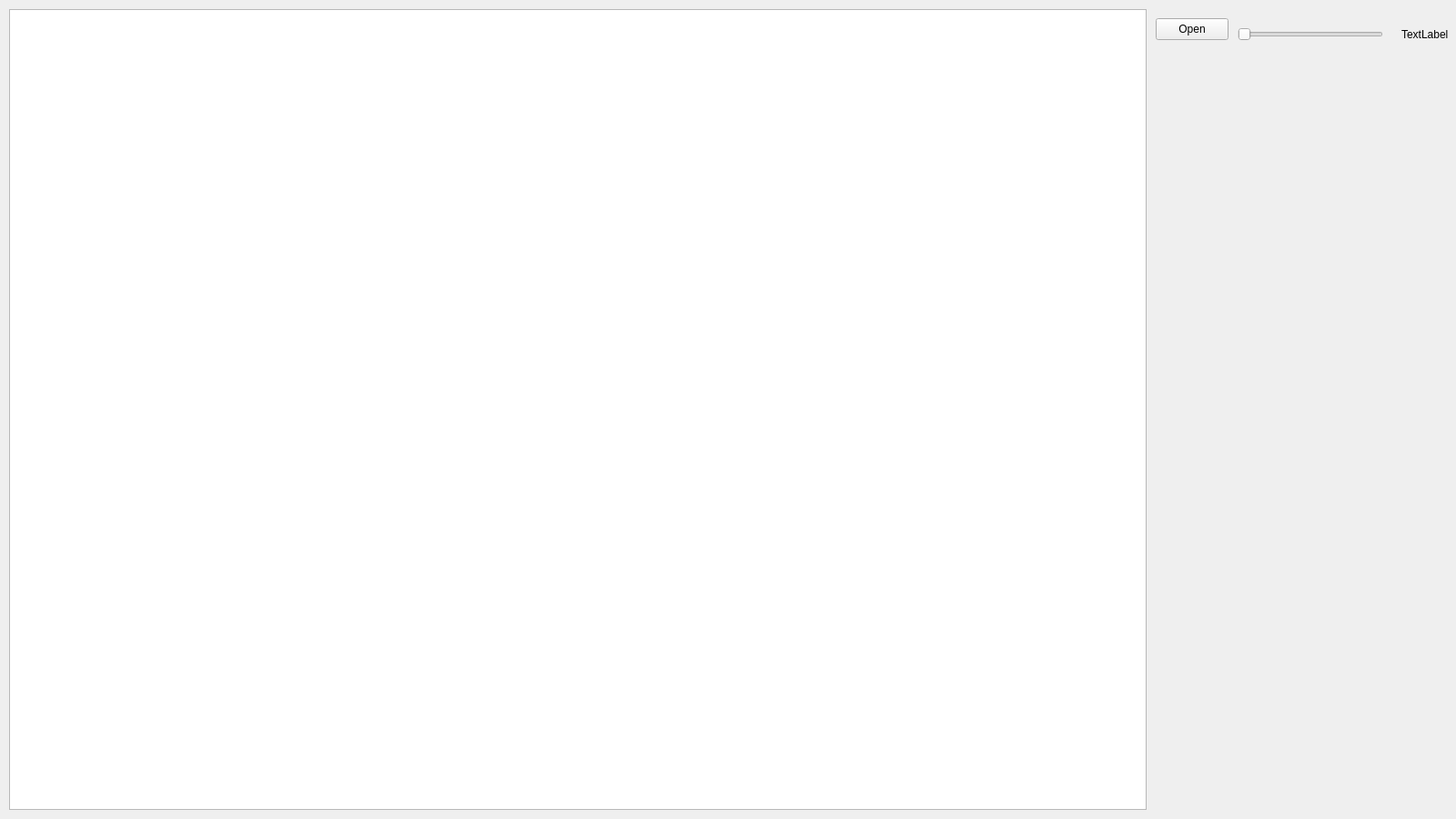
<?xml version="1.0" encoding="UTF-8"?>
<ui version="4.0">
 <class>CoverageCalculator</class>
 <widget class="QWidget" name="CoverageCalculator">
  <property name="geometry">
   <rect>
    <x>0</x>
    <y>0</y>
    <width>1600</width>
    <height>900</height>
   </rect>
  </property>
  <property name="windowTitle">
   <string>CoverageCalculator</string>
  </property>
  <widget class="QGraphicsView" name="coverageView">
   <property name="geometry">
    <rect>
     <x>10</x>
     <y>10</y>
     <width>1250</width>
     <height>880</height>
    </rect>
   </property>
  </widget>
  <widget class="QPushButton" name="OpenButton">
   <property name="geometry">
    <rect>
     <x>1270</x>
     <y>20</y>
     <width>80</width>
     <height>24</height>
    </rect>
   </property>
   <property name="text">
    <string>Open</string>
   </property>
  </widget>
  <widget class="QSlider" name="horizontalSlider">
   <property name="geometry">
    <rect>
     <x>1360</x>
     <y>30</y>
     <width>160</width>
     <height>16</height>
    </rect>
   </property>
   <property name="orientation">
    <enum>Qt::Horizontal</enum>
   </property>
  </widget>
  <widget class="QLabel" name="label">
   <property name="geometry">
    <rect>
     <x>1540</x>
     <y>30</y>
     <width>58</width>
     <height>16</height>
    </rect>
   </property>
   <property name="text">
    <string>TextLabel</string>
   </property>
  </widget>
 </widget>
 <resources/>
 <connections/>
</ui>
